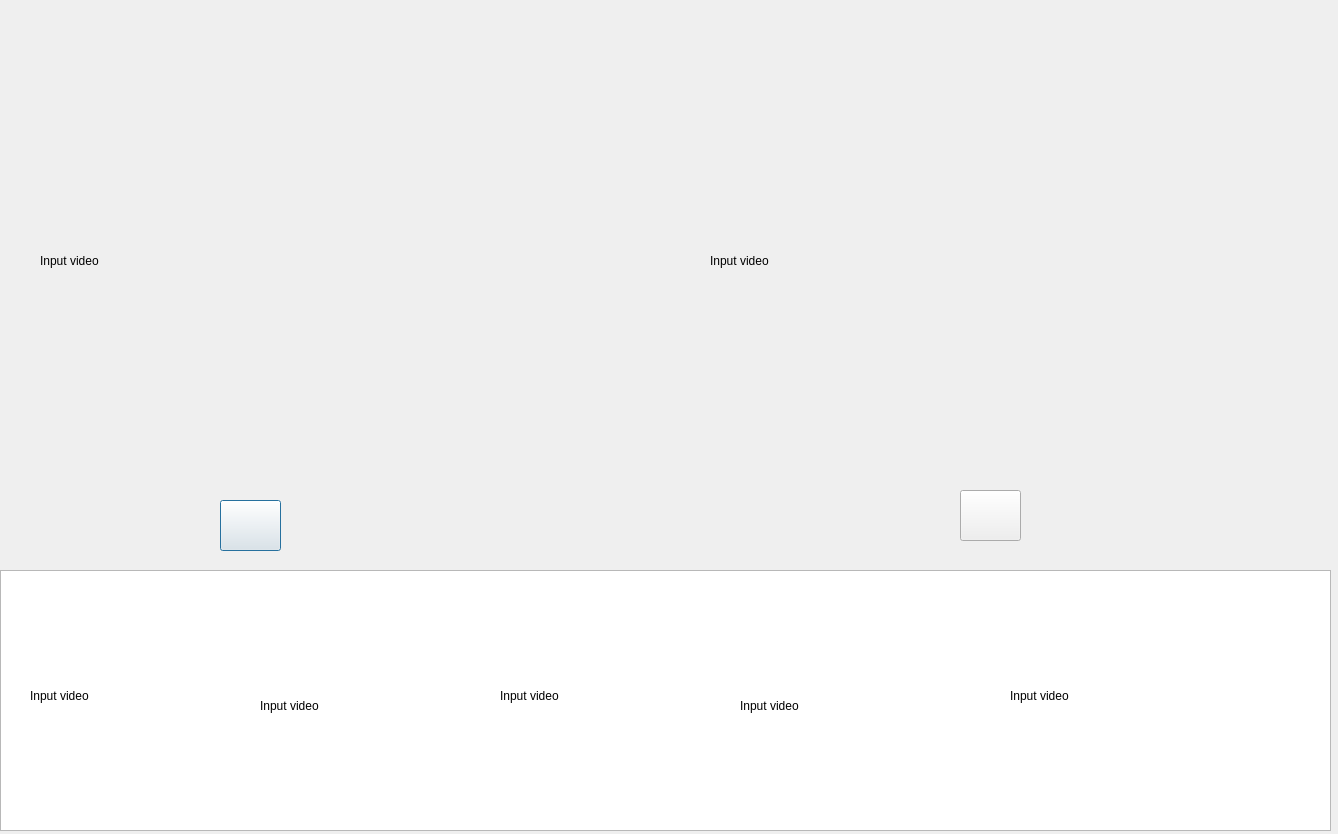
<?xml version="1.0" encoding="UTF-8"?>
<ui version="4.0">
 <class>KeyFrameCapUI</class>
 <widget class="QDialog" name="KeyFrameCapUI">
  <property name="geometry">
   <rect>
    <x>0</x>
    <y>0</y>
    <width>1338</width>
    <height>834</height>
   </rect>
  </property>
  <property name="windowTitle">
   <string>Dialog</string>
  </property>
  <widget class="ImageLabel" name="SLeftWin">
   <property name="geometry">
    <rect>
     <x>40</x>
     <y>60</y>
     <width>601</width>
     <height>401</height>
    </rect>
   </property>
   <property name="text">
    <string>Input video</string>
   </property>
  </widget>
  <widget class="ImageLabel" name="SRigWin">
   <property name="geometry">
    <rect>
     <x>710</x>
     <y>60</y>
     <width>601</width>
     <height>401</height>
    </rect>
   </property>
   <property name="text">
    <string>Input video</string>
   </property>
  </widget>
  <widget class="QListWidget" name="SListSeq">
   <property name="geometry">
    <rect>
     <x>0</x>
     <y>570</y>
     <width>1331</width>
     <height>261</height>
    </rect>
   </property>
  </widget>
  <widget class="QPushButton" name="LOK">
   <property name="geometry">
    <rect>
     <x>220</x>
     <y>500</y>
     <width>61</width>
     <height>51</height>
    </rect>
   </property>
   <property name="text">
    <string/>
   </property>
   <property name="icon">
    <iconset>
     <normaloff>Resources/ok-button.jpg</normaloff>Resources/ok-button.jpg</iconset>
   </property>
   <property name="iconSize">
    <size>
     <width>60</width>
     <height>60</height>
    </size>
   </property>
  </widget>
  <widget class="QPushButton" name="ROK">
   <property name="geometry">
    <rect>
     <x>960</x>
     <y>490</y>
     <width>61</width>
     <height>51</height>
    </rect>
   </property>
   <property name="text">
    <string/>
   </property>
   <property name="icon">
    <iconset>
     <normaloff>Resources/ok-button.jpg</normaloff>Resources/ok-button.jpg</iconset>
   </property>
   <property name="iconSize">
    <size>
     <width>60</width>
     <height>60</height>
    </size>
   </property>
  </widget>
  <widget class="ImageLabel" name="SKey1">
   <property name="geometry">
    <rect>
     <x>30</x>
     <y>590</y>
     <width>211</width>
     <height>211</height>
    </rect>
   </property>
   <property name="text">
    <string>Input video</string>
   </property>
  </widget>
  <widget class="ImageLabel" name="SKey2">
   <property name="geometry">
    <rect>
     <x>260</x>
     <y>600</y>
     <width>211</width>
     <height>211</height>
    </rect>
   </property>
   <property name="text">
    <string>Input video</string>
   </property>
  </widget>
  <widget class="ImageLabel" name="SKey3">
   <property name="geometry">
    <rect>
     <x>500</x>
     <y>590</y>
     <width>211</width>
     <height>211</height>
    </rect>
   </property>
   <property name="text">
    <string>Input video</string>
   </property>
  </widget>
  <widget class="ImageLabel" name="SKey4">
   <property name="geometry">
    <rect>
     <x>740</x>
     <y>600</y>
     <width>211</width>
     <height>211</height>
    </rect>
   </property>
   <property name="text">
    <string>Input video</string>
   </property>
  </widget>
  <widget class="ImageLabel" name="SKey5">
   <property name="geometry">
    <rect>
     <x>1010</x>
     <y>590</y>
     <width>211</width>
     <height>211</height>
    </rect>
   </property>
   <property name="text">
    <string>Input video</string>
   </property>
  </widget>
 </widget>
 <customwidgets>
  <customwidget>
   <class>ImageLabel</class>
   <extends>QLabel</extends>
   <header location="global">ImageShowWidget.h</header>
  </customwidget>
 </customwidgets>
 <resources/>
 <connections/>
</ui>
